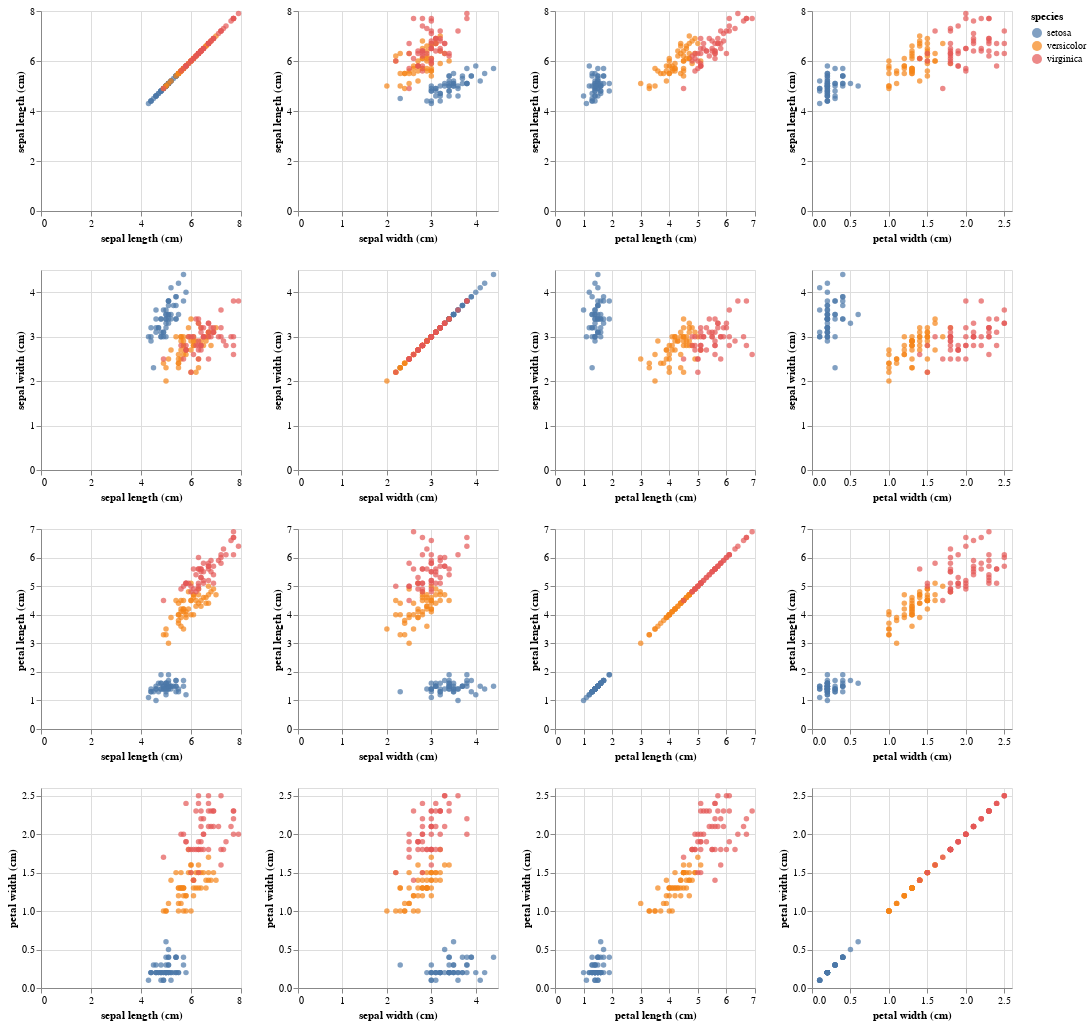

The code cell stored with this chart in its notebook:
### Code cell
alt.Chart(df).mark_circle().encode(
    alt.X(alt.repeat("column"), type="quantitative"),
    alt.Y(alt.repeat("row"), type="quantitative"),
    color="species",
).properties(width=200, height=200).repeat(
    row=list(iris.feature_names), column=list(iris.feature_names)
)

### Figure 1 — Vega-Lite specification as saved in the notebook (floating-point values rounded to 4 significant figures; data arrays with more than 128 entries replaced by an {"elided": "..."} marker saying what was removed)
{"config": {"view": {"continuousWidth": 400, "continuousHeight": 300}}, "repeat": {"column": ["sepal length (cm)", "sepal width (cm)", "petal length (cm)", "petal width (cm)"], "row": ["sepal length (cm)", "sepal width (cm)", "petal length (cm)", "petal width (cm)"]}, "spec": {"data": {"name": "data-2b48399d1e5e9b26ee1083e12b97ec83"}, "mark": "circle", "encoding": {"color": {"type": "nominal", "field": "species"}, "x": {"type": "quantitative", "field": {"repeat": "column"}}, "y": {"type": "quantitative", "field": {"repeat": "row"}}}, "height": 200, "width": 200}, "$schema": "https://vega.github.io/schema/vega-lite/v4.8.1.json", "datasets": {"data-2b48399d1e5e9b26ee1083e12b97ec83": {"elided": "150 records"}}}
